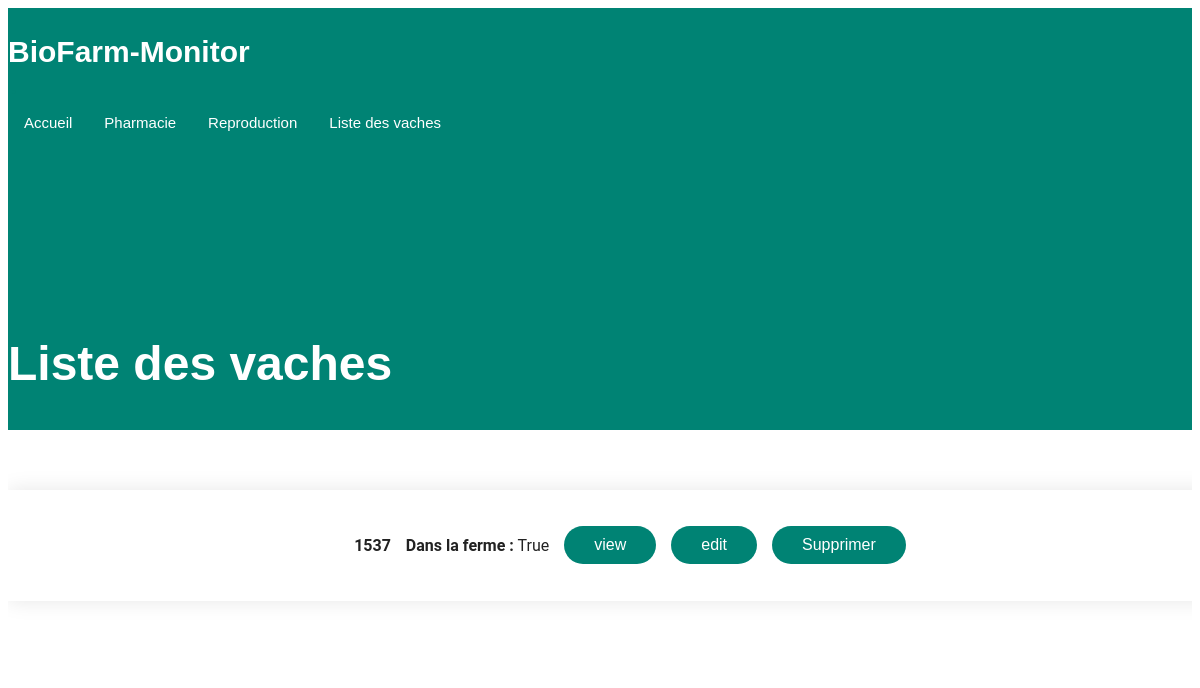
Before: /cow_liste with the older database file.
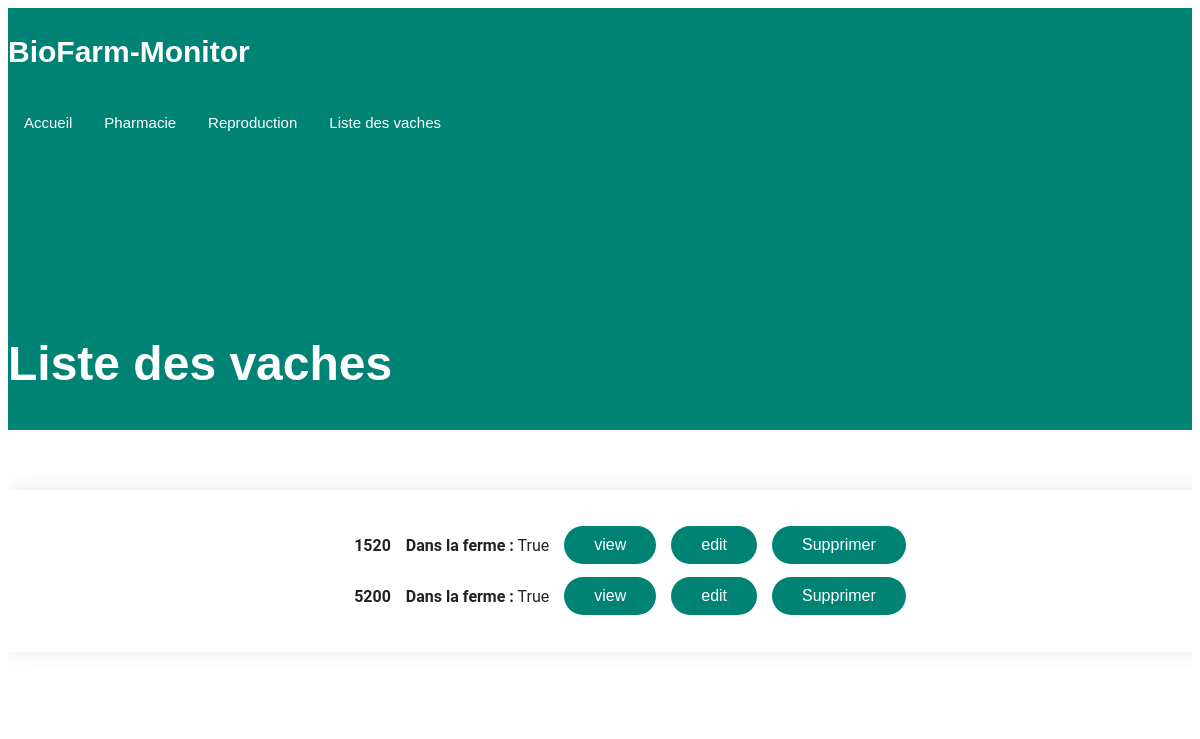
After: the same page with the newer database file.
### web_app/models.py (models this page shows, shortened)
class Cow(db.Model):
    id = Column(Integer, primary_key=True)  # numero Vache
    cow_cares = Column(MutableList.as_mutable(PickleType), default=list, nullable=False)
    info = Column(MutableList.as_mutable(PickleType), default=list, nullable=False)
    in_farm = Column(Boolean)  # faux si vache sortie expoitation
    born_date = Column(DATE)  # date de naissance de la vache
    reproduction = Column(
        MutableList.as_mutable(PickleType), default=list, nullable=False
    )

### web_app/views.py (the view)
@app.route("/cow_liste", methods=["GET"])
def cow_liste():
    return render_template("cow_liste.html")

### web_app/models.py (called while the page is built)
    @staticmethod
    def get_all_cows() -> list[Cow]:
        return Cow.query.all()

### web_app/templates/cow_liste.html (shortened to what this page needs)
{% extends 'base.html' %}
{% block body_class %}
  "index-page"
{% endblock %}
{% block page_title %}
  Liste des vaches
{% endblock %}
{% block content %}
  <section id="cow_liste" class="contact section">
    <div class="php-email-form">
      {% for cow in get_all_cows() %}
        <div class="row gy-4" id="cow-block-{{ cow.id }}">
          <div class="col-12">
            <p>
              <strong>{{ cow.id }}</strong>
            </p>
          </div>
          <div class="col-md-6">
            <p>
              <strong>Dans la ferme :</strong> {{ cow.in_farm }}
            </p>
          </div>
          <form action="{{ url_for('view_cow', cow_id=cow.id) }}" method="POST" enctype="multipart/form-data">
            <div class="col-md-12 text-center">
              <button type="submit" class="btn btn-primary">view</button>
            </div>
          </form>
          <form action="{{ url_for('edit_cow', cow_id=cow.id) }}" method="POST" enctype="multipart/form-data">
            <div class="col-md-12 text-center">
              <button type="submit" class="btn btn-primary">edit</button>
            </div>
          </form>
          <form id="form-suppress-{{ cow.id }}" action="{{ url_for('suppress_cow', cow_id=cow.id) }}" method="POST" enctype="multipart/form-data" class="ajax-form">
            <div class="col-md-12 text-center">
              <button type="submit" class="btn btn-danger">Supprimer</button>
            </div>
          </form>
        </div>
      {% endfor %}
    </div>
  </section>
{% endblock %}

### web_app/templates/base.html (shortened to what this page needs)
<!doctype html>
<html lang="fr">
  <head>
    <link href="{{ url_for('static', filename='css/main.css') }}" rel="stylesheet">
  </head>
  <body class='{% block body_class %} {% endblock %}'>
    <header id="header" class="header fixed-top">
        <div class="branding d-flex align-items-cente">
          <div class="container position-relative d-flex align-items-center justify-content-between">
            <a href="/" class="logo d-flex align-items-center">
              <h1 class="sitename">BioFarm-Monitor</h1>
              <span>.</span>
            </a>
            <nav id="navmenu" class="navmenu">
              <ul>
                <li><a href="/" class="active">Accueil<br></a></li>
                <li><a href="/pharmacie">Pharmacie</a></li>
                <li><a href="/reproduction">Reproduction</a></li>
                <li><a href="/cow_liste">Liste des vaches</a></li>
              </ul>
            </nav>
          </div>
        </div>
      </header>
      <main class="main">
      <section class="hero section accent-background">
        <div class="container position-relative">
          <div class="row gy-5 justify-content-between">
            <div class="col-lg-6 order-2 order-lg-1 d-flex flex-column justify-content-center">
              <h2><span class="accent">{% block page_title %} {% endblock page_title %}</span></h2>
            <div class="col-lg-5 order-1 order-lg-2">
            </div>
          </div>
        </div>
      </section>
        {% block content %}
        {% endblock %}
    </main>
  </body>
</html>

### web_app/static/css/main.css (style rules this page uses)
:root { --default-font: "Roboto", system-ui, -apple-system, "Segoe UI", Roboto, "Helvetica Neue", Arial, "Noto Sans", "Liberation Sans", sans-serif, "Apple Color Emoji", "Segoe UI Emoji", "Segoe UI Symbol", "Noto Color Emoji"; --heading-font: "Montserrat", sans-serif; --nav-font: "Poppins", sans-serif; }
:root { --background-color: #ffffff; --default-color: #222222; --heading-color: #172a28; --accent-color: #008374; --surface-color: #ffffff; --contrast-color: #ffffff; }
:root { --nav-color: #ffffff; --nav-hover-color: #008374; --nav-mobile-background-color: #ffffff; --nav-dropdown-background-color: #ffffff; --nav-dropdown-color: #01433c; --nav-dropdown-hover-color: #008374; }
.accent-background { --background-color: #008374; --default-color: #ffffff; --heading-color: #ffffff; --accent-color: #ffffff; --surface-color: #00b6a1; --contrast-color: #ffffff; }
:root { scroll-behavior: smooth; }
body { color: var(--default-color); background-color: var(--background-color); font-family: var(--default-font); }
a { color: var(--accent-color); text-decoration: none; transition: 0.3s; }
h1, h2, h3, h4, h5, h6 { color: var(--heading-color); font-family: var(--heading-font); }
.php-email-form .row.gy-4 { display: flex; justify-content: center; align-items: center; gap: 15px; flex-wrap: nowrap; }
.php-email-form .col-md-6, .php-email-form .col-md-12.text-center { flex: none; width: auto; margin-bottom: 0; }
.php-email-form button { padding: 8px 20px; height: 38px; font-size: 1rem; align-self: flex-end; }
.header { --background-color: #008374; --heading-color: #ffffff; color: var(--default-color); transition: all 0.5s; z-index: 997; background-color: var(--background-color); }
.header .branding { min-height: 60px; padding: 10px 0; }
.header .logo { line-height: 1; }
.header .logo h1 { font-size: 30px; margin: 0; font-weight: 700; color: var(--heading-color); }
.header .logo span { font-size: 32px; margin-left: 2px; color: var(--nav-hover-color); }
@media (min-width: 1200px) { .navmenu { padding: 0; } }
@media (min-width: 1200px) { .navmenu ul { margin: 0; padding: 0; display: flex; list-style: none; align-items: center; } }
@media (min-width: 1200px) { .navmenu li { position: relative; } }
@media (min-width: 1200px) { .navmenu>ul>li { white-space: nowrap; padding: 15px 14px; } }
@media (min-width: 1200px) { .navmenu>ul>li:last-child { padding-right: 0; } }
@media (min-width: 1200px) { .navmenu a, .navmenu a:focus { color: var(--nav-color); font-size: 15px; padding: 0 2px; font-family: var(--nav-font); font-weight: 500; display: flex; align-items: center; justify-content: space-between; white-space: nowrap; transition: 0.3s; position: relative; } }
@media (min-width: 1200px) { .navmenu>ul>li>a:before { content: ""; position: absolute; height: 2px; bottom: -6px; left: 0; background-color: var(--nav-hover-color); visibility: hidden; width: 0px; transition: all 0.3s ease-in-out 0s; } }
@media (min-width: 1200px) { .navmenu a:hover:before, .navmenu li:hover>a:before, .navmenu .active:before { visibility: visible; width: 100%; } }
@media (min-width: 1200px) { .navmenu li:hover>a, .navmenu .active, .navmenu .active:focus { color: var(--nav-color); } }
section, .section { color: var(--default-color); background-color: var(--background-color); padding: 60px 0; scroll-margin-top: 112px; overflow: clip; }
.hero { width: 100%; position: relative; padding: 140px 0 0 0; }
.hero .container { position: relative; z-index: 3; }
.hero h2 { font-size: 48px; font-weight: 700; margin-bottom: 20px; }
.hero h2 .accent { color: var(--conrast-color); }
.contact .php-email-form { background-color: var(--surface-color); box-shadow: 0px 0px 20px rgba(0, 0, 0, 0.1); width: 100%; height: 100%; padding: 30px; }
.contact .php-email-form button[type=submit] { color: var(--contrast-color); background: var(--accent-color); border: 0; padding: 10px 30px; transition: 0.4s; border-radius: 50px; }

Changed rows visible on the page:
removed Cow: id "1537", in_farm "True"
added Cow: id "1520", in_farm "True"
added Cow: id "5200", in_farm "True"
